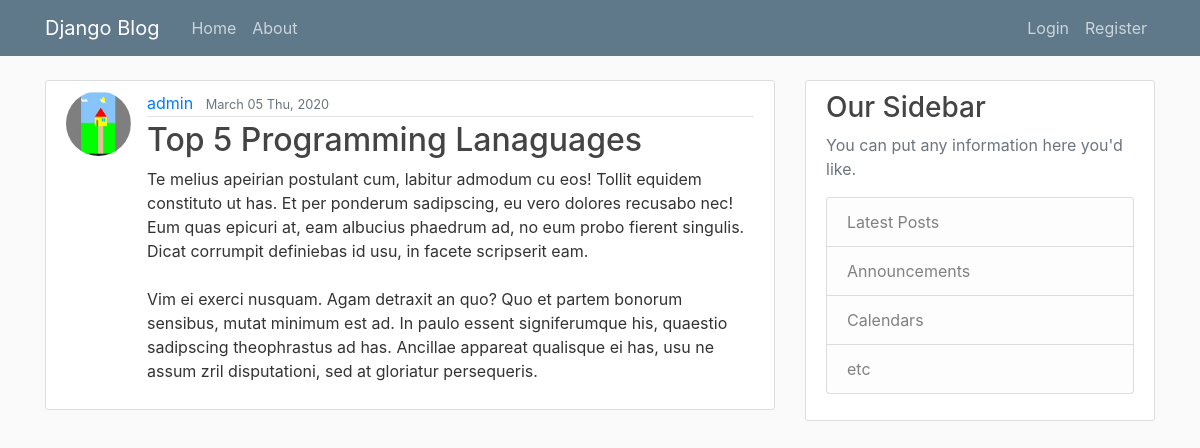
Screenshot of /post/12/ with the database file from the repository.
### blog/models.py (models this page shows, shortened)
class Post(models.Model):
    title = models.CharField(max_length=100)
    content = models.TextField()
    date_posted = models.DateField(default=timezone.now)
    author = models.ForeignKey(User, on_delete=models.CASCADE)

### users/models.py (models this page shows, shortened)
class Profile(models.Model):
    user = models.OneToOneField(User, on_delete=models.CASCADE)
    image = models.ImageField(default='default.jpg', upload_to='profile_pics')

### blog/views.py (the view)
# urls.py: path('post/<int:pk>/', PostDetailView.as_view(), name='post-detail'),
class PostDetailView(DetailView):
    model = Post

### blog/templates/blog/post_detail.html (shortened to what this page needs)
{% extends "blog/base.html" %}
{% block content %}
    <article class="media content-section">
        <img class="rounded-circle article-img" src="{{object.author.profile.image.url }}"/>
        <div class="media-body">
        <div class="article-metadata">
            <a class="mr-2" href="{% url 'user-posts' object.author.username %}">{{ object.author }}</a>
            <small class="text-muted">{{ object.date_posted|date:"F d D, Y " }}</small>
        </div>
        <h2 class="article-title">{{ object.title }}</h2>
        <p class="article-content">{{ object.content }}</p>
        </div>
    </article>
{% endblock content %}

### blog/static/blog/main.css (style rules this page uses)
body { background: #fafafa; color: #333333; margin-top: 5rem; }
h1, h2, h3, h4, h5, h6 { color: #444444; }
.content-section { background: #ffffff; padding: 10px 20px; border: 1px solid #dddddd; border-radius: 3px; margin-bottom: 20px; }
.article-title { color: #444444; }
.article-content { white-space: pre-line; }
.article-img { height: 65px; width: 65px; margin-right: 16px; }
.article-metadata { padding-bottom: 1px; margin-bottom: 4px; border-bottom: 1px solid #e3e3e3 }

### rows the page displays
Post: author.profile.image (picture), author "admin", date_posted "March 05 Thu, 2020", title "Top 5 Programming Lanaguages", content "Te melius apeirian postulant cum, labitur admodum cu eos! Tollit equidem constituto ut has. Et per ponderum sadipscing, eu vero dolores recusabo nec! Eum quas epicuri at, eam albucius phaedrum ad, no eum probo fierent singulis. Dicat corrumpit definiebas id usu, in facete scripserit eam. Vim ei exerci nusquam. Agam detraxit an quo? Quo et partem bonorum sensibus, mutat minimum est ad. In paulo essent signiferumque his, quaestio sadipscing theophrastus ad has. Ancillae appareat qualisque ei has, usu ne assum zril disputationi, sed at gloriatur persequeris."
